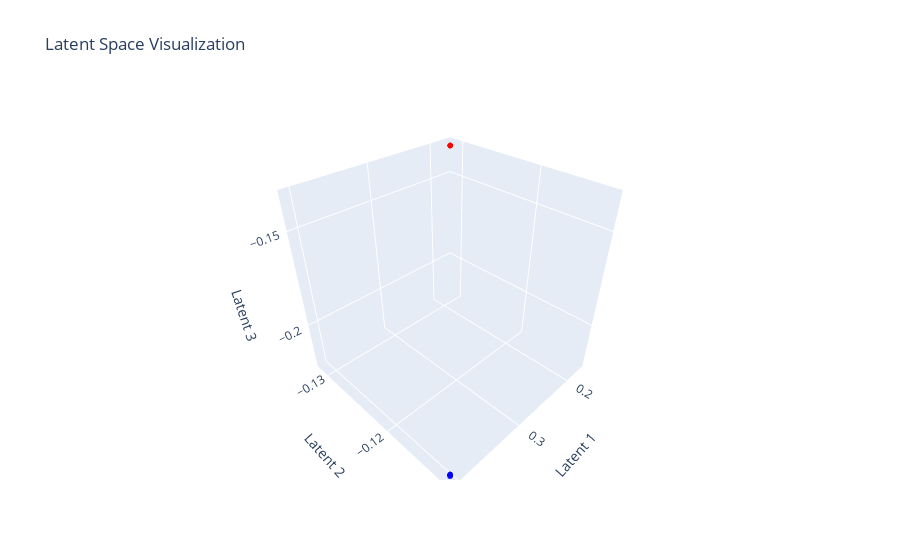

This figure's notebook cell:
### Code cell
import numpy as np
import matplotlib.pyplot as plt
import plotly.graph_objects as go

# Step 1: Encode the data using the trained model
model.eval()  # Set the model to evaluation mode
with torch.no_grad():
    # Create an empty tensor to store the embeddings
    embeddings = torch.empty((data.shape[0], embedded_dim))

    total_loss = 0

    for i in range(data.shape[0]):
        sample = data[i]
        embedded_sample = model(sample)
        embeddings[i] = embedded_sample

colors = []
for i in range(len(normalized_df)):
    if target_column[i] == 1:
        colors.append('red')  # Corresponding sample in filtered_df has 'ICU' value set to 1
    else:
        colors.append('blue')  # Corresponding sample in filtered_df does not have 'ICU' value set to 1

# Convert the embeddings tensor to a NumPy array
latent_vectors = embeddings.numpy()

# Step 2: Create a 3D scatter plot using Plotly
fig = go.Figure(data=[go.Scatter3d(
    x=latent_vectors[:, 0],
    y=latent_vectors[:, 1],
    z=latent_vectors[:, 2],
    mode='markers',
    marker=dict(
        size=2,
        color=colors,
        opacity=0.8
    )
)])

# Set the layout for the plot
fig.update_layout(
    scene=dict(
        xaxis=dict(title='Latent 1'),
        yaxis=dict(title='Latent 2'),
        zaxis=dict(title='Latent 3')
    ),
    title='Latent Space Visualization'
)

# Display the plot
fig.show()

### Figure 1 — Plotly figure (JSON) as saved in the notebook; plotly's stock layout.template omitted (floating-point values rounded to 4 significant figures)
{"data": [{"marker": {"color": ["blue", "blue", "blue", "blue", "blue", "red", "blue", "blue", "blue", "blue", "blue", "blue", "blue", "blue", "blue", "blue", "blue", "blue", "blue", "red", "blue", "red", "red", "blue", "red", "blue", "blue", "blue", "blue", "blue", "blue", "blue", "red", "red", "blue", "blue", "blue", "blue", "blue", "blue", "blue", "blue", "blue", "red", "red", "blue", "blue", "blue", "blue", "blue", "blue", "blue", "red", "blue", "red", "blue", "blue", "blue", "red", "red", "red", "blue", "blue", "blue", "blue", "blue", "blue", "blue", "blue", "blue", "blue", "blue"], "opacity": 0.8, "size": 2}, "mode": "markers", "type": "scatter3d", "x": [0.4051, 0.405, 0.4051, 0.4051, 0.4051, 0.1709, 0.405, 0.4052, 0.4051, 0.4051, 0.4051, 0.405, 0.405, 0.4051, 0.4051, 0.4052, 0.405, 0.405, 0.4051, 0.171, 0.4051, 0.171, 0.171, 0.405, 0.171, 0.405, 0.405, 0.405, 0.4051, 0.4051, 0.4051, 0.4051, 0.171, 0.171, 0.4051, 0.4051, 0.4051, 0.4051, 0.405, 0.4051, 0.4051, 0.4052, 0.405, 0.1709, 0.171, 0.4051, 0.4051, 0.4051, 0.405, 0.4051, 0.405, 0.405, 0.1709, 0.405, 0.1709, 0.4052, 0.4051, 0.4051, 0.171, 0.171, 0.171, 0.4051, 0.4051, 0.4051, 0.4051, 0.405, 0.4051, 0.4058, 0.4049, 0.405, 0.4051, 0.4049], "y": [-0.1125, -0.1125, -0.1125, -0.1125, -0.1125, -0.1313, -0.1125, -0.1125, -0.1125, -0.1125, -0.1125, -0.1125, -0.1125, -0.1125, -0.1125, -0.1125, -0.1125, -0.1125, -0.1125, -0.1313, -0.1125, -0.1313, -0.1313, -0.1125, -0.1313, -0.1125, -0.1125, -0.1125, -0.1125, -0.1125, -0.1125, -0.1125, -0.1313, -0.1313, -0.1125, -0.1125, -0.1125, -0.1125, -0.1125, -0.1125, -0.1125, -0.1125, -0.1125, -0.1313, -0.1313, -0.1125, -0.1125, -0.1125, -0.1125, -0.1125, -0.1125, -0.1125, -0.1313, -0.1125, -0.1313, -0.1125, -0.1125, -0.1125, -0.1313, -0.1313, -0.1313, -0.1125, -0.1125, -0.1125, -0.1125, -0.1125, -0.1125, -0.1124, -0.1125, -0.1125, -0.1125, -0.1125], "z": [-0.224, -0.2239, -0.2239, -0.224, -0.2239, -0.1348, -0.2239, -0.224, -0.224, -0.2239, -0.2239, -0.2239, -0.2239, -0.2239, -0.2239, -0.224, -0.2239, -0.2239, -0.2239, -0.1349, -0.2239, -0.1348, -0.1348, -0.2239, -0.1348, -0.2239, -0.2239, -0.2239, -0.2239, -0.2239, -0.2239, -0.2239, -0.1348, -0.1348, -0.2239, -0.2239, -0.2239, -0.2239, -0.2239, -0.2239, -0.224, -0.224, -0.2239, -0.1348, -0.1348, -0.2239, -0.2239, -0.2239, -0.2239, -0.2239, -0.2239, -0.2239, -0.1348, -0.2239, -0.1348, -0.224, -0.224, -0.224, -0.1348, -0.1348, -0.1348, -0.2239, -0.2239, -0.2239, -0.2239, -0.2239, -0.2239, -0.2242, -0.2238, -0.2239, -0.2239, -0.2239]}], "layout": {"scene": {"xaxis": {"title": {"text": "Latent 1"}}, "yaxis": {"title": {"text": "Latent 2"}}, "zaxis": {"title": {"text": "Latent 3"}}}, "title": {"text": "Latent Space Visualization"}}}
